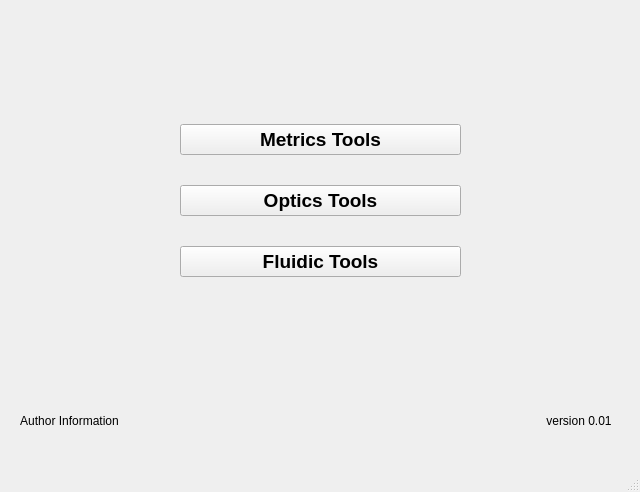
<?xml version="1.0" encoding="UTF-8"?>
<ui version="4.0">
 <class>MainWindow</class>
 <widget class="QMainWindow" name="MainWindow">
  <property name="geometry">
   <rect>
    <x>0</x>
    <y>0</y>
    <width>640</width>
    <height>492</height>
   </rect>
  </property>
  <property name="windowTitle">
   <string>MGI Engineering Analysis</string>
  </property>
  <widget class="QWidget" name="centralwidget">
   <property name="minimumSize">
    <size>
     <width>640</width>
     <height>436</height>
    </size>
   </property>
   <widget class="QWidget" name="layoutWidget">
    <property name="geometry">
     <rect>
      <x>180</x>
      <y>100</y>
      <width>281</width>
      <height>201</height>
     </rect>
    </property>
    <layout class="QVBoxLayout" name="verticalLayout">
     <item>
      <widget class="QPushButton" name="MetricsButton">
       <property name="font">
        <font>
         <family>Arial</family>
         <pointsize>14</pointsize>
         <weight>75</weight>
         <bold>true</bold>
        </font>
       </property>
       <property name="text">
        <string>Metrics Tools</string>
       </property>
      </widget>
     </item>
     <item>
      <widget class="QPushButton" name="OpticsButton">
       <property name="font">
        <font>
         <family>Arial</family>
         <pointsize>14</pointsize>
         <weight>75</weight>
         <bold>true</bold>
        </font>
       </property>
       <property name="text">
        <string>Optics Tools</string>
       </property>
      </widget>
     </item>
     <item>
      <widget class="QPushButton" name="FluidicButton">
       <property name="font">
        <font>
         <family>Arial</family>
         <pointsize>14</pointsize>
         <weight>75</weight>
         <bold>true</bold>
        </font>
       </property>
       <property name="text">
        <string>Fluidic Tools</string>
       </property>
      </widget>
     </item>
    </layout>
   </widget>
   <widget class="QWidget" name="layoutWidget">
    <property name="geometry">
     <rect>
      <x>20</x>
      <y>410</y>
      <width>592</width>
      <height>22</height>
     </rect>
    </property>
    <layout class="QHBoxLayout" name="horizontalLayout">
     <item>
      <widget class="QLabel" name="Information_label">
       <property name="text">
        <string>Author Information</string>
       </property>
       <property name="alignment">
        <set>Qt::AlignCenter</set>
       </property>
      </widget>
     </item>
     <item>
      <spacer name="horizontalSpacer">
       <property name="orientation">
        <enum>Qt::Horizontal</enum>
       </property>
       <property name="sizeHint" stdset="0">
        <size>
         <width>398</width>
         <height>20</height>
        </size>
       </property>
      </spacer>
     </item>
     <item>
      <widget class="QLabel" name="version_label">
       <property name="layoutDirection">
        <enum>Qt::LeftToRight</enum>
       </property>
       <property name="text">
        <string>version 0.01</string>
       </property>
       <property name="alignment">
        <set>Qt::AlignCenter</set>
       </property>
      </widget>
     </item>
    </layout>
   </widget>
  </widget>
  <widget class="QMenuBar" name="menubar">
   <property name="geometry">
    <rect>
     <x>0</x>
     <y>0</y>
     <width>640</width>
     <height>22</height>
    </rect>
   </property>
  </widget>
  <widget class="QStatusBar" name="statusbar"/>
 </widget>
 <resources/>
 <connections/>
</ui>
